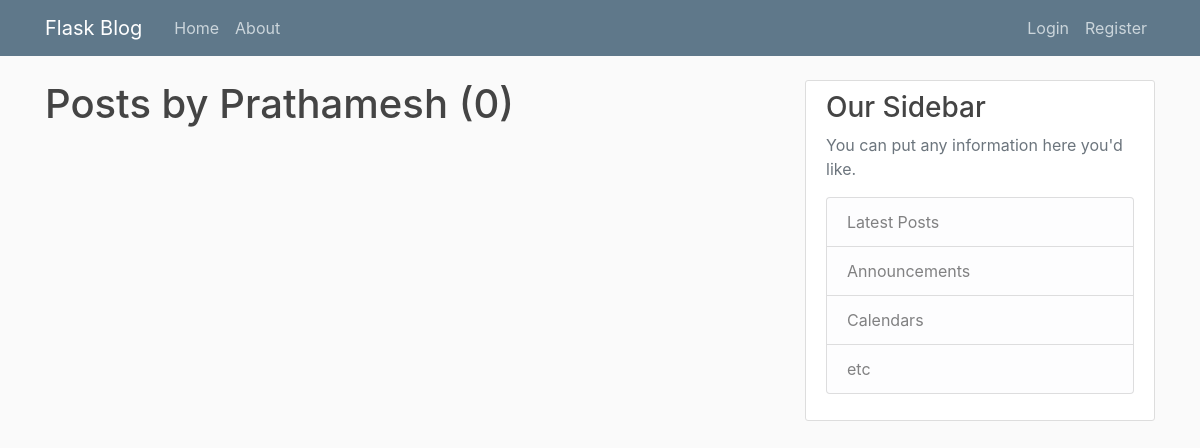
Page /user/Prathamesh on the earlier database version.
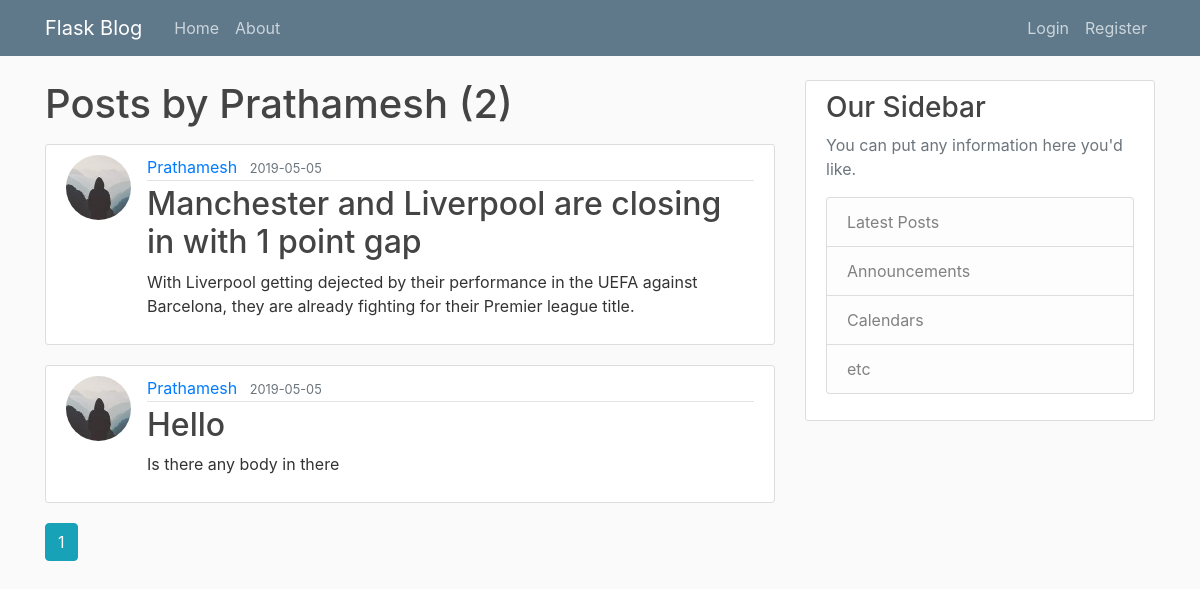
Same page on the later database version.
### flaskblog/models.py (models this page shows, shortened)
class Post(db.Model):
    id = db.Column(db.Integer, primary_key= True)
    title = db.Column(db.String(100), nullable=False)
    date_posted = db.Column(db.DateTime, nullable=False, default=datetime.utcnow)
    content = db.Column(db.Text, nullable= False)
    user_id = db.Column(db.Integer, db.ForeignKey('user.id'), nullable=False)

class User(db.Model, UserMixin):
    id = db.Column(db.Integer, primary_key=True)
    username = db.Column(db.String(20), unique=True, nullable=False)
    email = db.Column(db.String(120), unique=True, nullable=False)
    image_file= db.Column(db.String(20), nullable=False, default='default.jpeg')
    password = db.Column(db.String(20), nullable=False)
    posts = db.relationship('Post', backref='author', lazy=True)

### flaskblog/routes.py (the view)
@app.route("/user/<string:username>")
def user_posts(username):
    page = request.args.get('page', 1, type=int)
    user = User.query.filter_by(username=username).first_or_404()
    posts = Post.query.filter_by(author=user)\
        .order_by(Post.date_posted.desc())\
        .paginate(page=page, per_page=5)
    return render_template('user_posts.html', posts=posts, user=user)

### flaskblog/templates/user_posts.html
{% extends "layout.html" %}
{% block content %}
    <h1 class="mb-3">Posts by {{ user.username }} ({{ posts.total }})</h1>
    {% for post in posts.items %}
        <article class="media content-section">
          <img class="rounded-circle article-img" src="{{ url_for('static', filename='profile_pics/' + post.author.image_file) }}">
          <div class="media-body">
            <div class="article-metadata">
              <a class="mr-2" href="{{ url_for('user_posts', username=post.author.username) }}">{{ post.author.username }}</a>
              <small class="text-muted">{{ post.date_posted.strftime('%Y-%m-%d') }}</small>
            </div>
            <h2><a class="article-title" href="{{ url_for('post', post_id=post.id) }}">{{ post.title }}</a></h2>
            <p class="article-content">{{ post.content }}</p>
          </div>
        </article>
    {% endfor %}
    {% for page_num in posts.iter_pages(left_edge=1, right_edge=1, left_current=1, right_current=2) %}
      {% if page_num %}
        {% if posts.page == page_num %}
          <a class="btn btn-info mb-4" href="{{ url_for('user_posts', username=user.username, page=page_num) }}">{{ page_num }}</a>
        {% else %}
          <a class="btn btn-outline-info mb-4" href="{{ url_for('user_posts', username=user.username, page=page_num) }}">{{ page_num }}</a>
        {% endif %}
      {% else %}
        ...
      {% endif %}
    {% endfor %}
{% endblock content %}

Differences in the rows shown:
added Post: image_file (picture), author.username "Prathamesh", date_posted "2019-05-05", title "Manchester and Liverpool are closing in with 1 point gap", content "With Liverpool getting dejected by their performance in the UEFA against Barcelona, they are already fighting for their Premier league title."
added Post: image_file (picture), author.username "Prathamesh", date_posted "2019-05-05", title "Hello", content "Is there any body in there"
Other differences:
{{ posts.total }}: "0" → "2"
new list line: "1"
